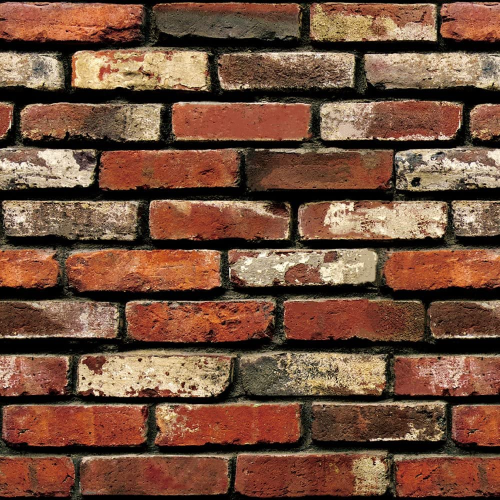
#> input picture HW3/dataset/Bricks_4.jpg, 1000 x 1000 px, given in place of book1.jpg, which was not available (shown at 1/2 size)
$ python 2.py
#> lines starting #> are read from the running program, lines starting #| are printed output that depends on the picture; pictures that were not available may be replaced by others from this repository, and a replacement may not be noted
# -*- coding: utf-8 -*-
"""
Created on Mon Jan  8 18:32:08 2018
@author: Saurav
"""
import cv2
import numpy as np
import matplotlib.pyplot as plt

detector=cv2.xfeatures2d.FREAK_create()
kp_detector=cv2.xfeatures2d.SIFT_create()
bf = cv2.BFMatcher(cv2.NORM_HAMMING)
trainImg=cv2.imread("book1.jpg",0)
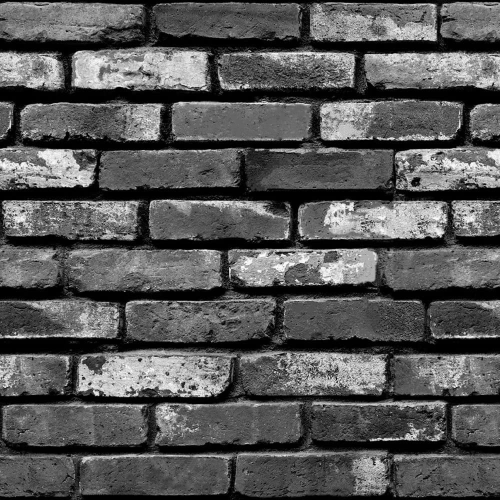
#> trainImg: shape (1000, 1000) (shown at 1/2 size); min 0, max 255, mean 87.7
trainImg= cv2.GaussianBlur(trainImg, ksize=(5,5), sigmaX=1.5, sigmaY=1.5)

trainKP,trainDesc=kp_detector.detectAndCompute(trainImg,None)
#> trainKP = 7177 keypoints; strongest (x, y, size): (193, 787, 6.1), (372, 137, 50.6), (280, 720, 4.8), (771, 879, 5)
trainKP,trainDesc=detector.compute(trainImg,trainKP)
#> trainKP = 6596 keypoints; strongest (x, y, size): (193, 787, 6.1), (280, 720, 4.8), (771, 879, 5), (879, 465, 11.1)

trainImg1=cv2.drawKeypoints(trainImg,trainKP,None,(255,0,0),4)
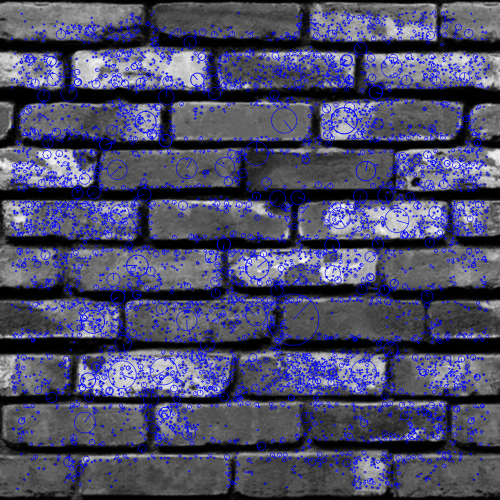
#> trainImg1: shape (1000, 1000, 3) (shown at 1/2 size); mean of channels 0, 1, 2 103.3, 75.3, 75.3; drawn as B, G, R
plt.imshow(trainImg1)
plt.show()

cam=cv2.VideoCapture(0)
fourcc = cv2.VideoWriter_fourcc(*'XVID')
out = cv2.VideoWriter('output_f.avi', fourcc, 20.0, (640,480))
end2 = []
end3 = []
while True:
    ret, QueryImgBGR=cam.read()
#> QueryImgBGR is the input picture: shape (1000, 1000, 3); mean B, G, R 59.7, 79.1, 115.3
    QueryImg=cv2.cvtColor(QueryImgBGR,cv2.COLOR_BGR2GRAY)

    QueryImg= cv2.GaussianBlur(QueryImg, ksize=(15,15), sigmaX=3, sigmaY=3)
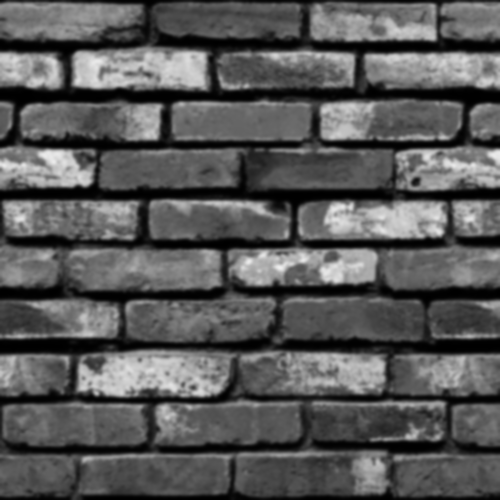
#> QueryImg: shape (1000, 1000) (shown at 1/2 size); min 0, max 239, mean 87.7

    queryKP,queryDesc= kp_detector.detectAndCompute(QueryImg,None)
#> queryKP = 1225 keypoints; strongest (x, y, size): (372, 137, 50.6), (126, 335, 48.8), (679, 436, 41.9), (168, 357, 22.1)
    queryKP, queryDesc = detector.compute(QueryImg, queryKP)
#> queryKP = 1065 keypoints; strongest (x, y, size): (679, 436, 41.9), (168, 357, 22.1), (665, 546, 31.1), (291, 243, 41.8)


    matches_o = bf.match(trainDesc, queryDesc)
#> matches_o = 6596 matches

    print(len(matches_o))
#| 6596
    print(sorted(matches_o, key=lambda x: x.distance)[1].distance)
#| 3.0

    trh = 45

    end1 = []
    if(len(matches_o)>0):
        for m in matches_o:
            if m.distance > trh:
                end1.append(None)
                continue
            end1.append(tuple(np.round(queryKP[m.trainIdx].pt).astype(int)))
#> after the loop, end1 = 6596 items
        print("Match Found")
        if len(end1) != 0 and len(end2) != 0:
            for i in range(len(end1)):
                if end1[i] != None and end2[i] != None:
                    QueryImgBGR = cv2.arrowedLine(QueryImgBGR, end2[i], end1[i], (0, 0, 222), 2)
        if len(end3) != 0 and len(end2) != 0:
            for i in range(len(end2)):
                if end2[i] != None and end3[i] != None:
                    QueryImgBGR = cv2.arrowedLine(QueryImgBGR, end2[i], end3[i], (0, 222, 0), 2)

        end3 = end2.copy()
        end2 = end1
#> end2 = 6596 items
    else:
        pass
    cv2.imshow('result',QueryImgBGR)
    out.write(QueryImgBGR)
    if cv2.waitKey(10)==ord('v'):
#> (key Esc is pressed here)
        break
cam.release()
out.release()
cv2.destroyAllWindows()
